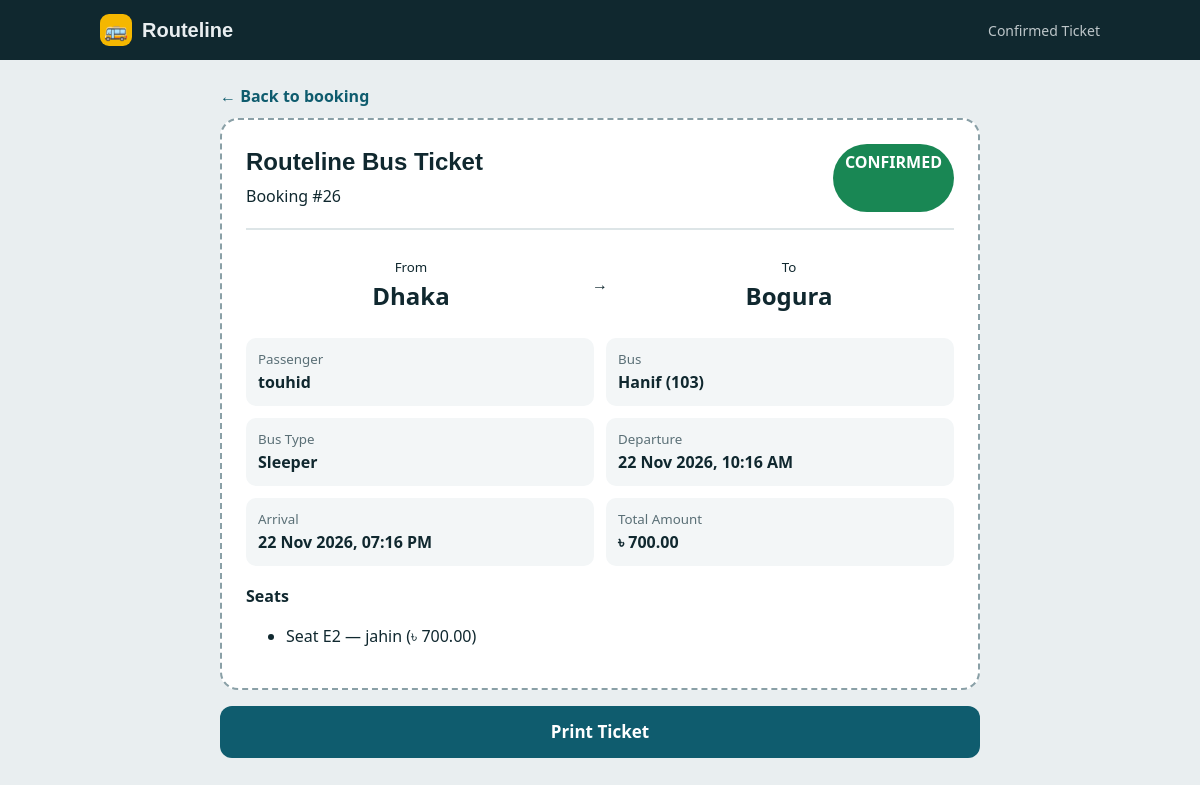
Page /users/ticket.php?booking_id=26 (signed in) on the committed database.
### tables this page shows
CREATE TABLE `bookings` (
  `booking_id` int(11) NOT NULL,
  `user_id` int(11) NOT NULL,
  `schedule_id` int(11) NOT NULL,
  `booking_date` datetime NOT NULL,
  `total_amount` decimal(10,2) NOT NULL,
  `booking_status` enum('pending','confirmed','cancelled') NOT NULL
);

CREATE TABLE `routes` (
  `route_id` int(11) NOT NULL,
  `source` varchar(100) NOT NULL,
  `destination` varchar(100) NOT NULL,
  `distance` decimal(10,2) NOT NULL,
  `status` enum('active','inactive') NOT NULL,
  `is_popular` tinyint(1) NOT NULL
);

CREATE TABLE `users` (
  `user_id` int(11) NOT NULL,
  `name` varchar(100) NOT NULL,
  `email` varchar(100) NOT NULL,
  `phone` varchar(20) NOT NULL,
  `password` varchar(255) NOT NULL,
  `role` enum('super_admin','company_admin','customer') NOT NULL,
  `company_id` int(11) DEFAULT NULL,
  `created_at` timestamp NOT NULL DEFAULT current_timestamp() ON UPDATE current_timestamp()
);

CREATE TABLE `buses` (
  `bus_id` int(11) NOT NULL,
  `company_id` int(11) NOT NULL,
  `bus_name` varchar(100) NOT NULL,
  `bus_type` enum('AC','Non-AC','Sleeper','Business Class') NOT NULL,
  `total_seats` int(11) NOT NULL,
  `status` enum('active','inactive') NOT NULL,
  `bus_number` varchar(50) NOT NULL
);

CREATE TABLE `schedules` (
  `schedule_id` int(11) NOT NULL,
  `bus_id` int(11) NOT NULL,
  `route_id` int(11) NOT NULL,
  `departure_date` date NOT NULL,
  `departure_time` time NOT NULL,
  `arrival_time` time NOT NULL,
  `ticket_price` decimal(10,2) NOT NULL,
  `status` enum('scheduled','completed','cancelled') NOT NULL
);

CREATE TABLE `booking_seats` (
  `booking_seats` int(11) NOT NULL,
  `booking_id` int(11) NOT NULL,
  `seat_id` int(11) NOT NULL,
  `passenger_name` varchar(100) NOT NULL,
  `passenger_phone` int(20) NOT NULL,
  `seat_price` decimal(10,2) NOT NULL
);

CREATE TABLE `seats` (
  `seat_id` int(11) NOT NULL,
  `bus_id` int(11) NOT NULL,
  `seat_number` varchar(10) NOT NULL,
  `seat_type` varchar(30) NOT NULL
);

### users/ticket.php (the view, shortened to what this page needs)
<?php
require_once '../config/db.php';
$bookingId = (int)($_GET['booking_id'] ?? 0);
$userId = (int)$_SESSION['user_id'];
$sql = "SELECT b.booking_id, b.total_amount, b.booking_status, b.booking_date,
               s.departure_date, s.departure_time, s.arrival_time,
               bus.bus_name, bus.bus_number, bus.bus_type,
               r.source, r.destination,
               u.name AS passenger_name
        FROM bookings b
        INNER JOIN users u ON b.user_id = u.user_id
        INNER JOIN schedules s ON b.schedule_id = s.schedule_id
        INNER JOIN buses bus ON s.bus_id = bus.bus_id
        INNER JOIN routes r ON s.route_id = r.route_id
        WHERE b.booking_id = $bookingId
        AND b.user_id = $userId";
$result = $conn->query($sql);
$ticket = $result->fetch_assoc();
$seatSql = "SELECT seats.seat_number, booking_seats.passenger_name,
                   booking_seats.passenger_phone, booking_seats.seat_price
            FROM booking_seats
            INNER JOIN seats ON booking_seats.seat_id = seats.seat_id
            WHERE booking_seats.booking_id = $bookingId
            ORDER BY seats.seat_number";
$seatResult = $conn->query($seatSql);
$seats = [];
while ($row = $seatResult->fetch_assoc()) {
    $seats[] = $row;
}
function escapeTicketHtml($value)
{
    return htmlspecialchars((string)$value, ENT_QUOTES, 'UTF-8');
}
?>
<!DOCTYPE html>
<html lang="en">
<head>
    <link rel="stylesheet" href="../assets/css/seat.css">
</head>
<body>
<header>
    <div class="bar">
        <div class="brand"><i>🚌</i>Routeline</div>
        <div class="steps">Confirmed Ticket</div>
    </div>
</header>
<main class="ticket-wrap">
    <a class="back" href="passenger_details.php?booking_id=<?php echo $bookingId; ?>">← Back to booking</a>
    <section class="ticket-card">
        <div class="ticket-head">
            <div>
                <h1 style="font-size:24px;">Routeline Bus Ticket</h1>
                <p style="margin:4px 0;">Booking #<?php echo $bookingId; ?></p>
            </div>
            <div class="ticket-status">CONFIRMED</div>
        </div>
        <div class="ticket-route">
            <div><small>From</small><strong><?php echo escapeTicketHtml($ticket['source']); ?></strong></div>
            <div>→</div>
            <div><small>To</small><strong><?php echo escapeTicketHtml($ticket['destination']); ?></strong></div>
        </div>
        <div class="ticket-grid">
            <div><small>Passenger</small><strong><?php echo escapeTicketHtml($ticket['passenger_name']); ?></strong></div>
            <div><small>Bus</small><strong><?php echo escapeTicketHtml($ticket['bus_name'] . ' (' . $ticket['bus_number'] . ')'); ?></strong></div>
            <div><small>Bus Type</small><strong><?php echo escapeTicketHtml($ticket['bus_type']); ?></strong></div>
            <div><small>Departure</small><strong><?php echo escapeTicketHtml(date('d M Y, h:i A', strtotime($ticket['departure_date'] . ' ' . $ticket['departure_time']))); ?></strong></div>
            <div><small>Arrival</small><strong><?php echo escapeTicketHtml(date('d M Y, h:i A', strtotime($ticket['departure_date'] . ' ' . $ticket['arrival_time']))); ?></strong></div>
            <div><small>Total Amount</small><strong>৳ <?php echo number_format((float)$ticket['total_amount'], 2); ?></strong></div>
        </div>
        <div class="ticket-seats">
            <strong>Seats</strong>
            <?php if (count($seats) > 0): ?>
                <ul>
                    <?php foreach ($seats as $seat): ?>
                        <li>
                            Seat <?php echo escapeTicketHtml($seat['seat_number']); ?> —
                            <?php echo escapeTicketHtml($seat['passenger_name']); ?>
                            (৳ <?php echo number_format((float)$seat['seat_price'], 2); ?>)
                        </li>
                    <?php endforeach; ?>
                </ul>
            <?php endif; ?>
        </div>
    </section>
    <div class="ticket-actions">
        <button type="button" class="go" onclick="window.print()">Print Ticket</button>
    </div>
</main>
</body>
</html>

### assets/css/seat.css (style rules this page uses)
:root { --bg: #e9eef0; --ink: #10282f; --muted: #5a6f76; --card: #ffffff; --line: #cdd8dc; --brand: #0f5c6e; --brand-ink: #ffffff; --signal: #f5b700; --signal-ink: #2a2000; --road: #10282f; --road-text: #e9eef0; --taken: #d6dee1; --taken-ink: #8a9ba1; color-scheme: light; box-sizing: border-box; padding-top: env(safe-area-inset-top, 0px); padding-bottom: env(safe-area-inset-bottom, 0px); }
* { box-sizing: border-box }
html, body { margin: 0 }
html { scroll-padding-top: env(safe-area-inset-top, 0px) }
body { background: var(--bg); color: var(--ink); font-family: "Instrument Sans", system-ui, sans-serif; line-height: 1.5; min-height: 100vh }
h1, h2, .brand { font-family: "Bricolage Grotesque", "Arial Black", sans-serif; margin: 0 }
button { font: inherit; color: inherit }
header { background: var(--road); color: var(--road-text) }
.bar { max-width: 1040px; margin: 0 auto; padding: 14px 20px; display: flex; justify-content: space-between; align-items: center }
.brand { font-weight: 800; font-size: 20px; display: flex; align-items: center; gap: 10px }
.brand i { width: 32px; height: 32px; border-radius: 9px; background: var(--signal); display: grid; place-items: center; font-style: normal }
.steps { font-size: 14px; opacity: .8 }
.go { width: 100%; min-height: 52px; border: 0; border-radius: 12px; background: var(--brand); color: var(--brand-ink); font-weight: 700; font-size: 17px; cursor: pointer }
.back { display: inline-block; margin-bottom: 10px; color: var(--brand); font-weight: 600; text-decoration: none }

### users/ticket.php (style rules this page uses)
.ticket-wrap { max-width: 760px; margin: 24px auto; }
.ticket-card { background: #fff; color: #10282f; border: 2px dashed #8aa0a7; border-radius: 18px; padding: 24px; }
.ticket-head { display:flex; justify-content:space-between; gap:20px; padding-bottom:16px; border-bottom:2px solid #dde5e7; }
.ticket-status { background:#198754; color:#fff; padding:6px 12px; border-radius:999px; font-weight:700; }
.ticket-route { display:grid; grid-template-columns:1fr auto 1fr; align-items:center; text-align:center; gap:16px; margin:24px 0; }
.ticket-route strong { display:block; font-size:24px; }
.ticket-grid { display:grid; grid-template-columns:repeat(2, minmax(0,1fr)); gap:12px; }
.ticket-grid div { background:#f3f6f7; border-radius:10px; padding:12px; }
.ticket-grid small { display:block; color:#5a6f76; }
.ticket-seats { margin-top:18px; }
.ticket-actions { display:flex; gap:10px; margin-top:16px; }

### rows in the picture
bookings: routes.source "Dhaka", routes.destination "Bogura", user.name "touhid", buses.bus_name+bus_number "Hanif (103)", buses.bus_type "Sleeper", schedule.departure_time "22 Nov 2026, 10:16 AM", schedule.arrival_time "22 Nov 2026, 07:16 PM", total_amount "700.00"
booking_seats: seat.seat_number "E2", passenger_name "jahin", seat_price "700.00"

### other values in the picture
$bookingId "26"
